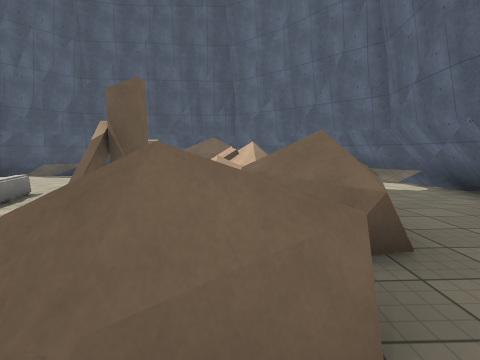
View 1 (above)

15 first-person views from a walk through a Unity game level. The camera is 1.4 m above the floor, tilts 6° down and sees 80° across. The floor is counted in squares, 2 m on a side. Each view is taken from the middle of a square. On the plan, view 1 faces up. The plan holds only what a view shows up to about 10 squares ahead; the rest is blank. The place goes on beyond the plan. The player is left out. Some animated figures are not drawn. Some surface patterns are stand-ins.

View 2
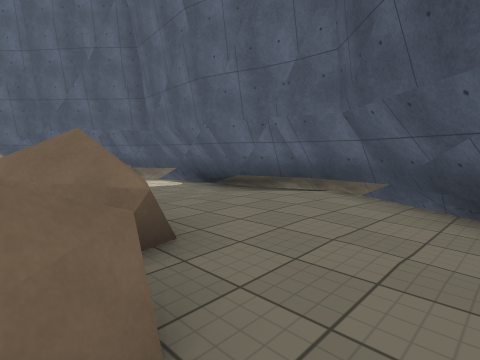

View 3
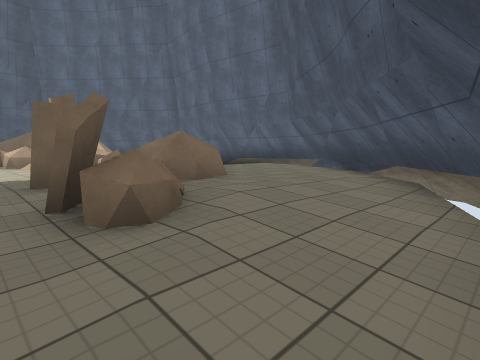

View 4
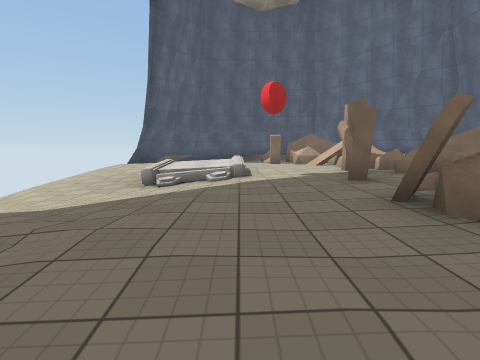

View 5
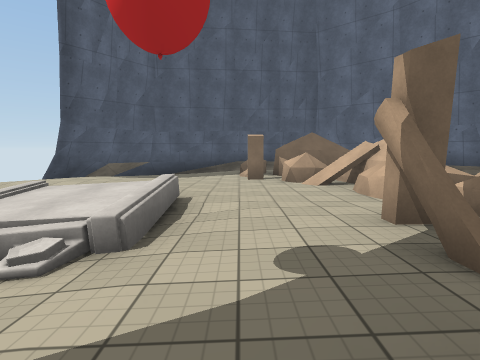

View 6
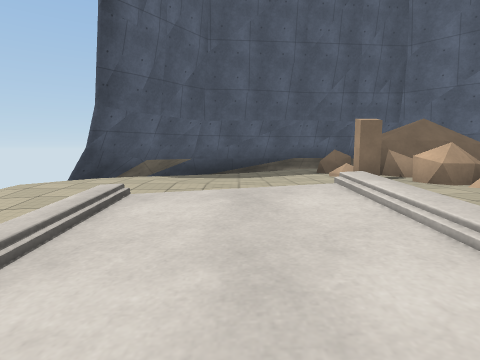

View 7
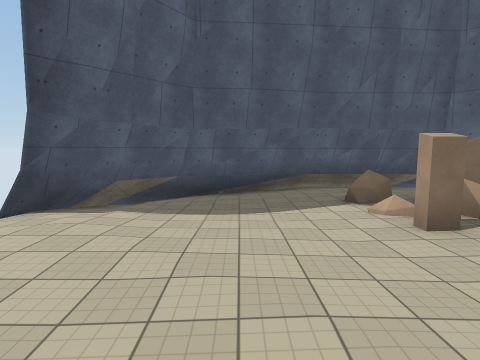

View 8
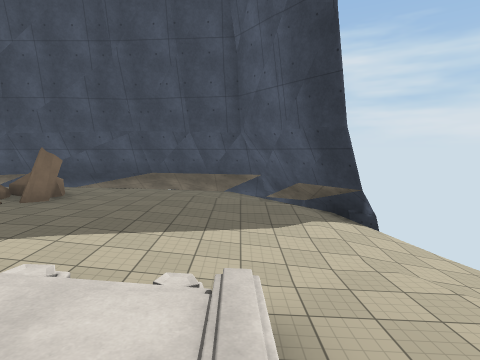

View 9
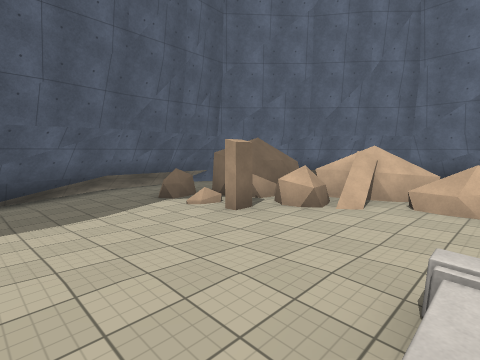

View 10
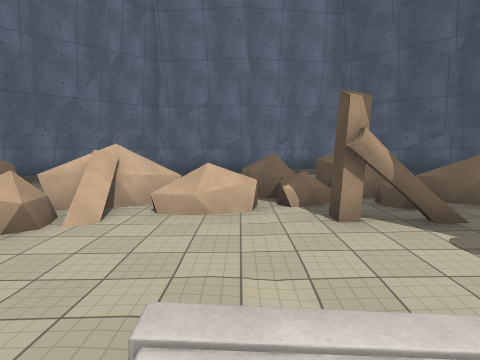

View 11
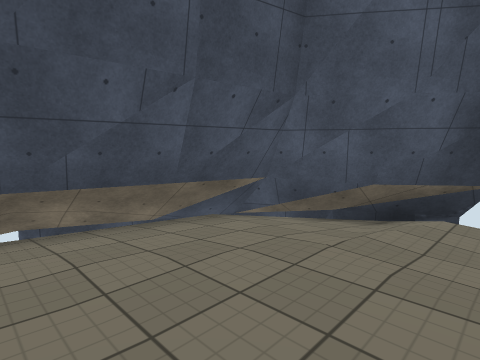

View 12
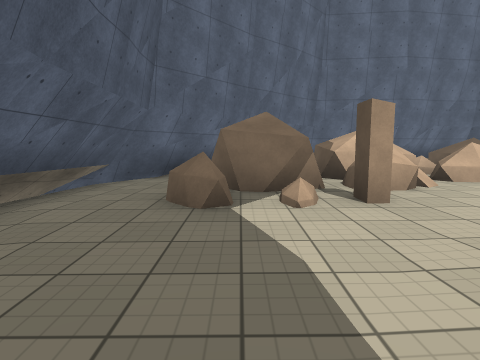

View 13
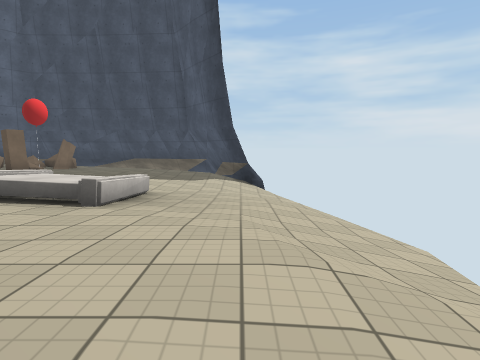

View 14
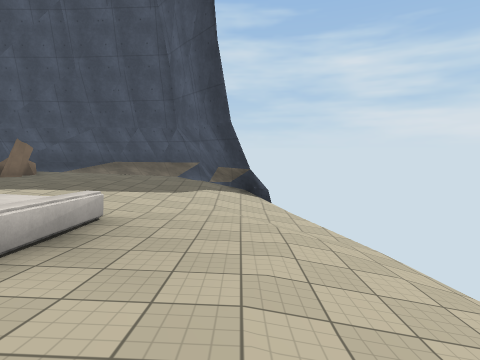

View 15
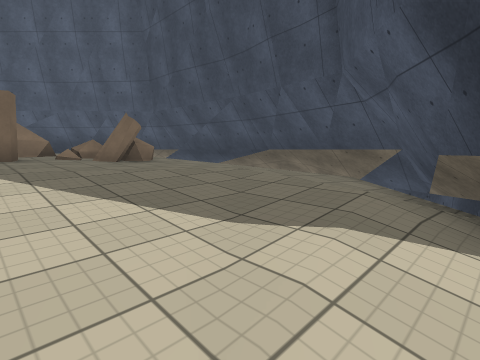

### Floor plan
Key: @ floor where view 1 was taken; # wall or solid block; x gap in a wall; . main floor; : floor 0.25 m higher than the main floor; - floor 0.25 m lower than the main floor; + floor 0.5 m higher than the main floor; _ floor 0.5 m lower than the main floor; < floor 0.75 m lower than the main floor; ( floor 1 m lower than the main floor; ! floor 1.25 m lower than the main floor; ? floor 1.5 m lower than the main floor; / step, stairs or slope; = window, fence, low wall or low ledge; ^ raised ledge; v drop or lower ground.
Columns run from 10 left of view 1 to 5 right of it. Each row starts with its distance up from view 1.
 13     ^######^
 12    ##------#^
 11   #-----=.  #^
 10  x#----=##  .#^
  9  --.----###   #
  8  -....-.^###  -#
  7 v/......./=   .#
  6 /_---....^^x ..#
  5 /<--/+/...^^...^
  4 /<__/:/...=^:..#
  3 ?/<_=/#.##^^:::#
  2 v!(<_-..#=^^:::#
  1  /(_--..:^^:::#^
  0  v<---..#/@::#^
 -1  v#/-.-.^:::##
 -2   ^#_---...##
 -3   v###---##^
 -4      ^###^
 -5      v

Positions as (right, up) in squares from view 1, and headings:
1: (0, 0), facing up
2: (0, 0), facing up-right
3: (-3, -3), facing up-right
4: (-4, -3), facing up
5: (-3, 1), facing up
6: (-5, 3), facing up
7: (-5, 5), facing up
8: (-6, 5), facing down
9: (-6, 5), facing up-right
10: (-5, 5), facing right
11: (-3, 0), facing down-left
12: (-6, 10), facing right
13: (-8, 9), facing down
14: (-8, 7), facing down
15: (-8, 2), facing down-right
